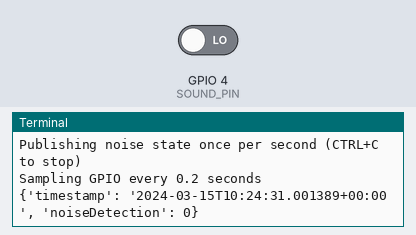
The program below on a simulated Raspberry Pi (BCM pin numbers). Shown: the last lines printed to the terminal. The test bench sets the inputs (shaded band); at power-on: GPIO 4 (SOUND_PIN) LOW. The clock reads 2024-03-15 10:24:30 at power-on unless the program sets it; files the program writes start out absent.

Above: at 1.2 s.
1.3 s: GPIO 4 (SOUND_PIN) driven HIGH
At 2.6 s:
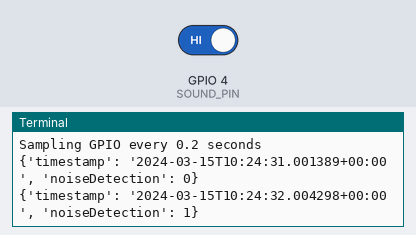
2.8 s: GPIO 4 (SOUND_PIN) driven LOW
At 4.6 s:
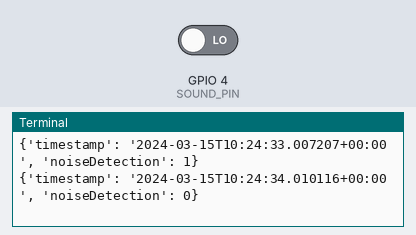
Timing chart, 0 to 6.1 s (numbered marks = the images above; inputs shaded):
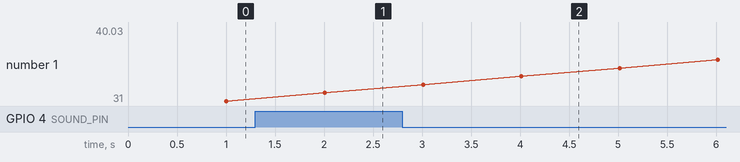

Measured:
- after the input at 1.3 s, the terminal: prints a new line after 0.71 s (image 1)
- after the input at 2.8 s, the terminal: prints a new line after 1.2 s (image 2)

The program:

sound_logger.py
```python
import RPi.GPIO as GPIO
import time
import json
from datetime import datetime, UTC

# ============================================================
# TEMPORARY HARDWARE CONTEXT
# ------------------------------------------------------------
# - Sensor powered at 5V
# - DO connected directly to GPIO (no level shifting yet)
# - GPIO reads are binary (0 / 1)
#
# TODO (FINAL SETUP):
# - Add voltage divider / level shifter on DO
# ============================================================

SOUND_PIN = 4          # GPIO4 (physical pin 7)
LOG_FILE = "noise_state.json"

GPIO.setmode(GPIO.BCM)
GPIO.setup(SOUND_PIN, GPIO.IN)

# ============================================================
# SAMPLING CONFIGURATION
# ------------------------------------------------------------
# - 5 samples per second
# - One final decision per second
# - If ANY sample detects noise → noiseDetection = 1
# ============================================================

SAMPLES_PER_SECOND = 5
SAMPLE_INTERVAL = 1.0 / SAMPLES_PER_SECOND  # 0.2 seconds

print("Publishing noise state once per second (CTRL+C to stop)")
print("Sampling GPIO every 0.2 seconds")

try:
    while True:
        noise_detected = 0

        # Take multiple samples within one second
        for _ in range(SAMPLES_PER_SECOND):
            value = GPIO.input(SOUND_PIN)

            if value == 1:
                noise_detected = 1

            time.sleep(SAMPLE_INTERVAL)

        # Create output event (one per second)
        event = {
            "timestamp": datetime.now(UTC).isoformat(),
            "noiseDetection": noise_detected
        }

        # Overwrite JSON file with latest state
        with open(LOG_FILE, "w") as f:
            json.dump(event, f)

        print(event)

except KeyboardInterrupt:
    print("\nStopped by user")

finally:
    GPIO.cleanup()
```
